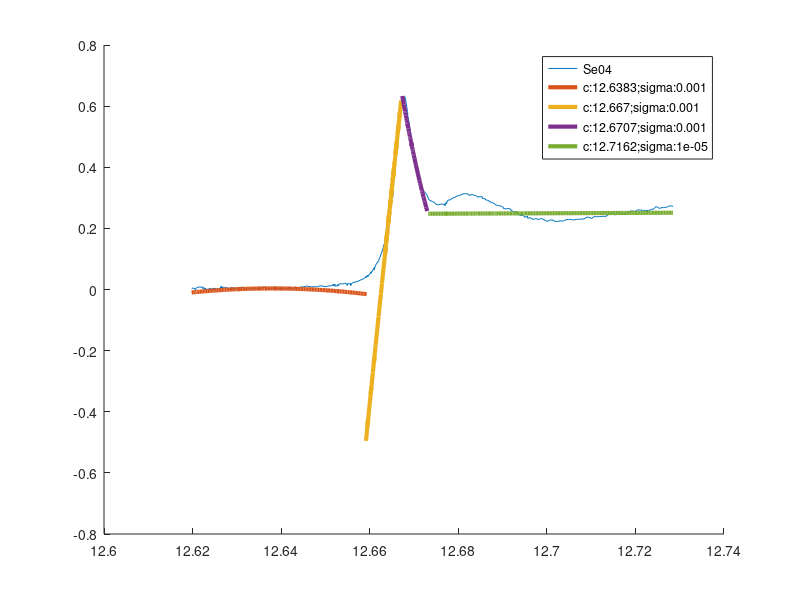

Reproduce this figure in MATLAB.
format long
clear; clc; close all

x = csvread('SeO4.csv');

coluna1 = x(:,1);
coluna2 = x(:,2);

k = 3;

% ===============================================================================

col1_01 = x(1:140,1);
col2_01 = x(1:140,2);

c_1 = col1_01(70);
sigma_1 = 0.001;

pesos = exp(-((abs(col1_01-c_1)/sigma_1).^2));
tam_coluna1 = length(col1_01);
W = diag(pesos);
X = vander(col1_01);
X = X(:, tam_coluna1 - k : tam_coluna1);

aprox = ((X' * W * X) \ (X' * W * col2_01));

f_1 = X*aprox;

% ===============================================================================

col1_02 = x(141:230,1);
col2_02 = x(141:230,2);

c_2 = col1_02(90);
sigma_2 = 0.001;

pesos = exp(-((abs(col1_02-c_2)/sigma_2).^2));
tam_coluna1 = length(col1_02);
W = diag(pesos);
X = vander(col1_02);
X = X(:, tam_coluna1 - k : tam_coluna1);

aprox = ((X' * W * X) \ (X' * W * col2_02));

f_2 = X*aprox;

% ===============================================================================

col1_03 = x(231:280,1);
col2_03 = x(231:280,2);

c_3 = col1_03(35);
sigma_3 = 0.001;

pesos = exp(-((abs(col1_03-c_3)/sigma_3).^2));
tam_coluna1 = length(col1_03);
W = diag(pesos);
X = vander(col1_03);
X = X(:, tam_coluna1 - k : tam_coluna1);

aprox = ((X' * W * X) \ (X' * W * col2_03));

f_3 = X*aprox;

% ===============================================================================

col1_04 = x(281:450,1);
col2_04 = x(281:450,2);

c_4 = col1_04(135);
sigma_4 = 0.00001;

pesos = exp(-((abs(col1_04-c_4)/sigma_4).^2));
tam_coluna1 = length(col1_04);
W = diag(pesos);
X = vander(col1_04);
X = X(:, tam_coluna1 - k : tam_coluna1);

aprox = ((X' * W * X) \ (X' * W * col2_04));

f_4 = X*aprox;

% ==============================================================================

hold on
plot(coluna1, coluna2, 'DisplayName','Se04');

lgd_01 = strcat('c: ', num2str(c_1),"; ", "sigma: ", num2str(sigma_1));
plot(col1_01, f_1, '-', 'LineWidth', 3, 'DisplayName',lgd_01);

lgd_02 = strcat('c: ', num2str(c_2),"; ", "sigma: ", num2str(sigma_2));
plot(col1_02, f_2, '-', 'LineWidth', 3, 'DisplayName',lgd_02);

lgd_03 = strcat('c: ', num2str(c_3),"; ", "sigma: ", num2str(sigma_3));
plot(col1_03, f_3, '-', 'LineWidth', 3, 'DisplayName',lgd_03);

lgd_04 = strcat('c: ', num2str(c_4),"; ", "sigma: ", num2str(sigma_4));
plot(col1_04, f_4, '-', 'LineWidth', 3, 'DisplayName',lgd_04);
hold off

lgd = legend;
